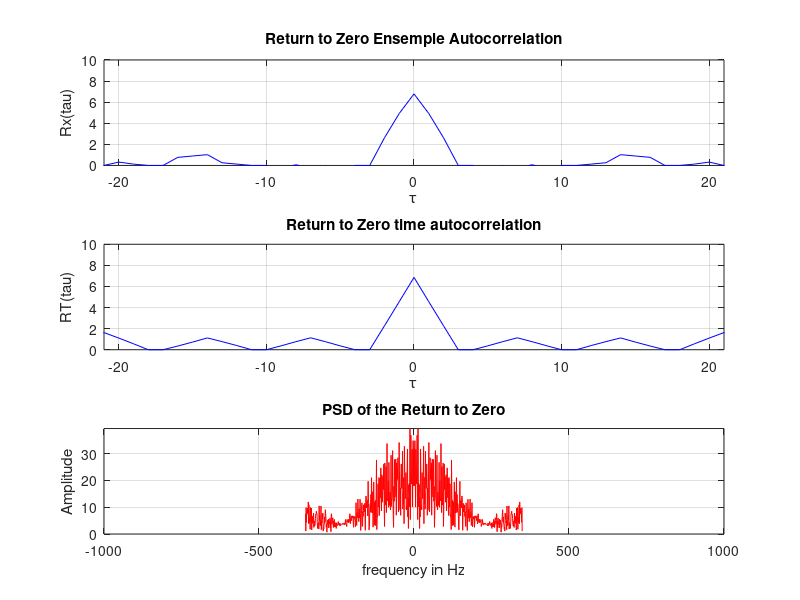
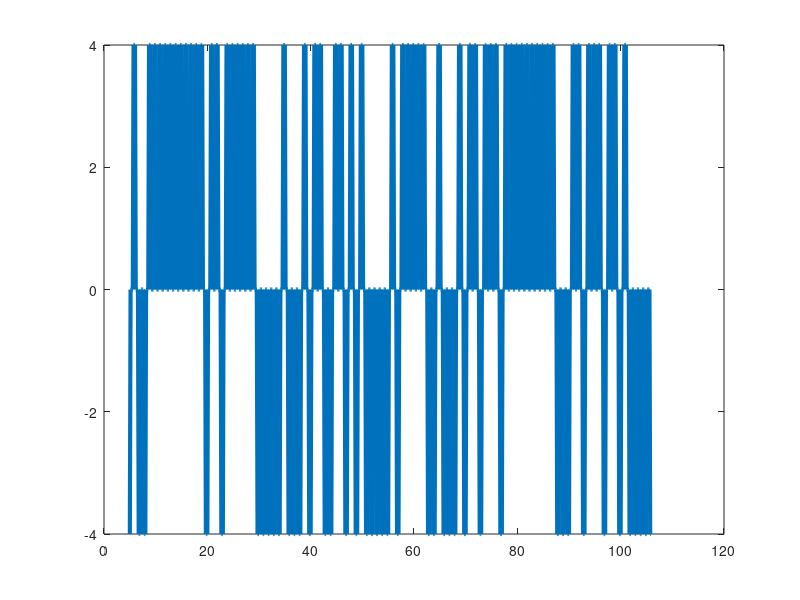
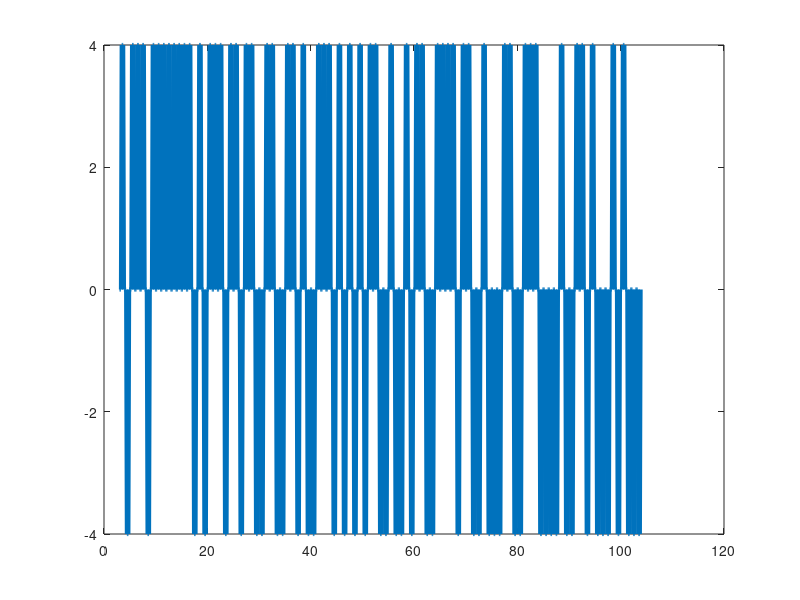
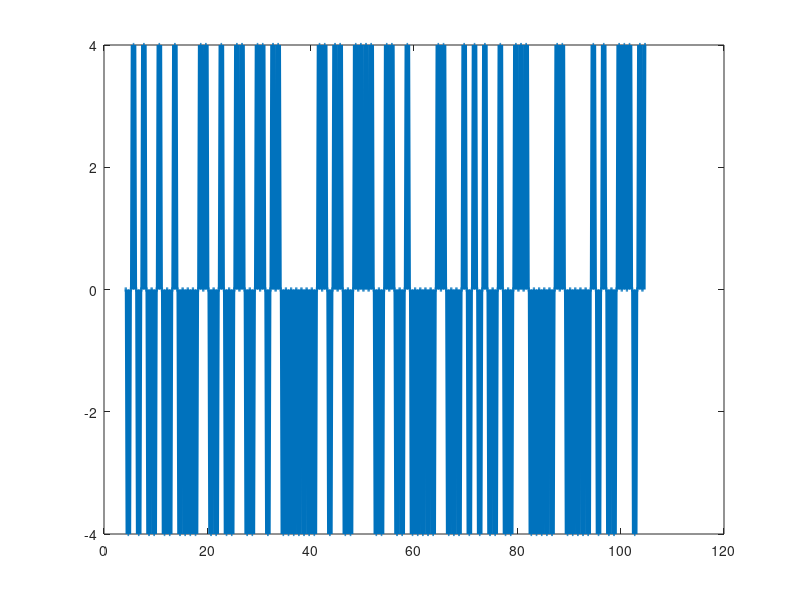

These charts were generated, in order, by the following MATLAB code:
clc 
close all 
clear all 

A = 4;
%% Generating an ensemble consists of 500 realization , each 101 bits
Data = randi( [0 1] , 500 , 101 );

%% Mapping the 1 to be 'A' and 0 to be '-1'
Tx = ((2*Data)-1) * A;

%% Activating the DAC for 70ms
Tx_out = repelem ( Tx , 1 , 7 );

%% Generating the random time delay 
Td = randi( [0 6] , 500 , 1 );
L = length( Tx_out );

%% Generating zeros for the NRZ signaling
for i=1:500
    for j=4:7:101*7
        for k=0:3
        Tx_out (i,j+k) = 0;
        end
    end
end

%% Adding the delay time by the concept of circular shifting:
% Tx_row stores every realizations of the generated ensemple and then use circular
% shifting to add the random delay to each realization
for i=1:500
     Tx_row = Tx_out(i,:);
     Tx_col = Tx_row';
     Tx_col= circshift(Tx_col,Td(i));
     Tx_row = Tx_col';
     Tx_out(i,:) = Tx_row;
end

%remove last bit after taking the random delay and add it to the realization using circular shifting  
final_array = Tx_out(1:500,1:700); 

%% Statistical Mean
sum = 0;
for i = 1 : 500
    sum = sum + final_array(i,60);
end
Unipolar_NRZ_Mean = zeros(1,700);
for t = 1:700
    sum1 = 0;
    for i=1:500
        sum1 = sum1+final_array(i,t);
    end
    Unipolar_NRZ_Mean(t) = sum1/500;
end
figure
plot(Unipolar_NRZ_Mean,'r');
xlabel('time instant');
ylabel('mean across realizations'); 
grid on;
ylim( [-5 5] );

mean = sum/500;
fprintf('the Statistical Mean of Return to Zero Is Equal: %.03f \n' , mean );

 %% ensemble autocorrelation function Rx(τ)
 Rx = zeros( 1 , 700 );
 
 for tau = 0 : 699
     sum_auto = 0;
     for i = 1 : 500
         auto_corr = final_array( i , 1)*final_array( i , tau + 1);
         sum_auto = sum_auto + auto_corr;
     end
     Rx(tau+1) = sum_auto/size(final_array , 1);
 end
temp = fliplr( Rx(2:end) ); %flip the autocorrelation in the negative part
flipped_Rx = [temp Rx];     %concatinate the positive part and the negative part 

%plotting the ensemple autocorrelation
subplot( 3 , 1 , 1);
plot( -(length(flipped_Rx)-1)/2:(length(flipped_Rx)-1)/2 , flipped_Rx, 'b');
xlabel('\tau');
ylabel('Rx(tau)');
title('Return to Zero Ensemple Autocorrelation');
grid on;
axis([-21 21 0 inf]);    %Review the first three bits
ylim( [0 10] );


%% Time Mean:
sum_time = 0;
for i=1:700
    sum_time=sum_time+(final_array(4,i));
end
time_mean = sum_time/(700);
fprintf('The time mean of Return to Zero is equal : %0.3f  \n' , time_mean );

%% time autocorrelation
Rx_time = zeros( 1 , 700 );

%The outer loop changes the time differnce between the two RVs 
%The inner loop sum across the time
for tau = 0 : 699
    sum1 = 0;
    for i = 1 : 700-tau
        sum1 = sum1 + final_array(1 , i) * final_array(1 , i + tau );
    end
    Rx_time ( tau + 1 ) = sum1/(700-tau);
end

temp_time = fliplr( Rx_time(2:end) );    %flip the autocorrelation in the negative part
flipped_Rx_time = [temp_time Rx_time];   %concatinate the positive part and the negative part 

subplot( 3 , 1 , 2 ); 
plot( -(length(flipped_Rx_time)-1)/2:(length(flipped_Rx_time)-1)/2 , flipped_Rx_time , 'b');
xlabel('\tau');
ylabel('RT(tau)');
title('Return to Zero time autocorrelation');
grid on;
axis([-21 21 0 inf]);   %Review the first three bits
ylim( [0 10] );

%% Power Spectral density for Return to Zero
autocorr_len = length( Rx ) ;
frequency = -autocorr_len/2 : autocorr_len/2-1;

subplot( 3 , 1 , 3);
plot( frequency , fftshift( abs( fft(Rx) )) , 'r' );
xlabel('frequency in Hz');
ylabel('Amplitude');
grid on;
title('PSD of the Return to Zero');
axis([-1000 1000 0 inf]);

%% Drawing 5 realizations as an example
%note: Td is delay time and is made for plotting only!!
L = length( Tx_out );
T = 0:1/7:101-1/7;

y = zeros( 1 , length(T) );
for i = 0:4
    for j = 0 : 1 :7*101-1
        if Tx_out(i+1 , j+1 ) == 4
            y( 1 , j+1 ) = 4;
        elseif Tx_out(i+1 , j+1 ) == 0
            y(1, j+1 ) =0;
        else
            y( 1, j+1 ) = -4;
        end
    end
   t = Td(i+1) : 1/7 : (101-1/7)+Td(i+1);
    figure;
    plot( t , y , 'lineWidth' , 3);
end